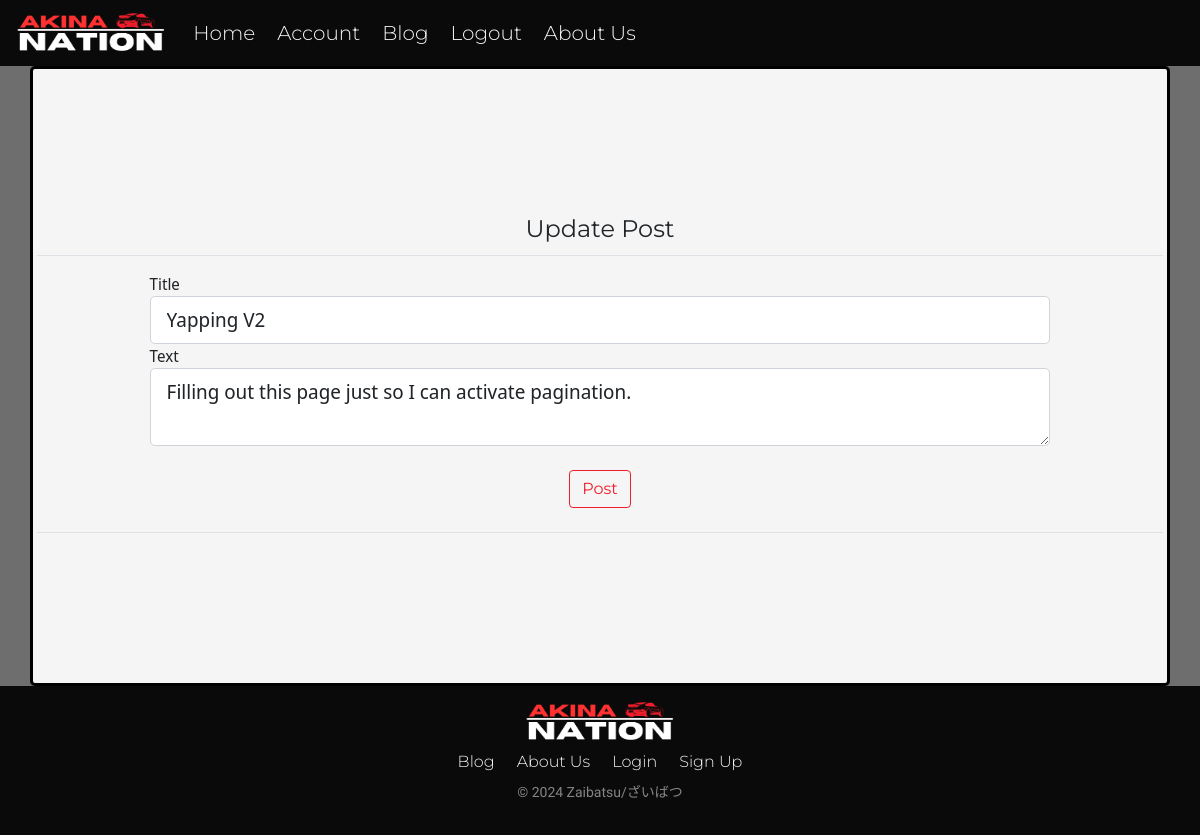
/update-post/5 (signed in), run on an earlier commit of the app's database.
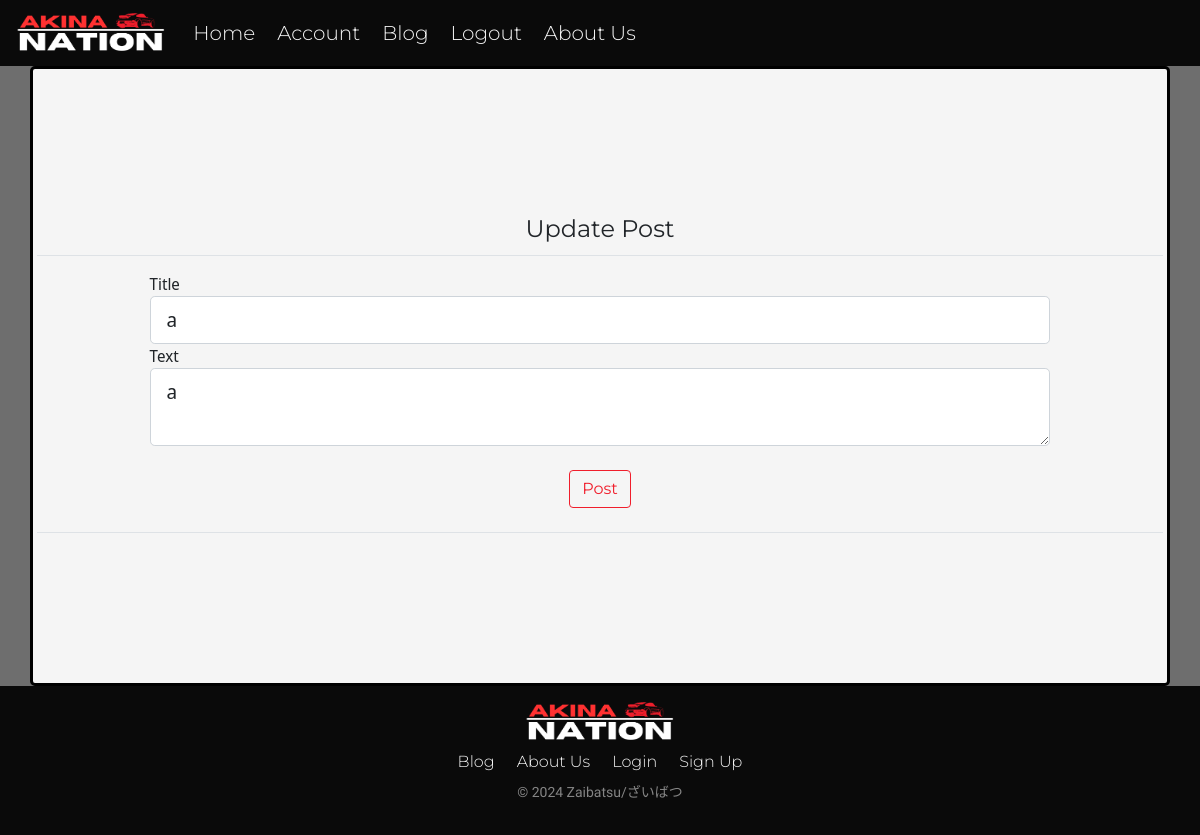
And on a later commit of the database.
### website/models.py (models this page shows)
class Post(db.Model):
    id = db.Column(db.Integer, primary_key=True)
    title = db.Column(db.String(100), nullable=False)
    text = db.Column(db.Text, nullable=False)
    date_created = db.Column(db.DateTime(timezone=True), default=func.now())
    author = db.Column(db.Integer, db.ForeignKey('user.id', ondelete="CASCADE"), nullable=False)
    comments= db.relationship('Comment', backref='post', passive_deletes=True)

### website/views.py (the view)
@views.route("/update-post/<id>", methods=['GET','POST'])
@login_required
def update_post(id):
    post = Post.query.filter_by(id=id).first()
    if post.author != current_user.id:
        abort(403)
    form = PostForm()
    if form.validate_on_submit():
        post.title = form.title.data
        post.text = form.text.data
        db.session.commit()
        flash('Your post has been updated!', category='success')
        page = request.args.get('page', 1, type=int)
        posts = Post.query.order_by(Post.date_created.desc()).paginate(page=page, per_page=4)
        return render_template("blog.html", user=current_user, posts=posts)
    elif request.method == 'GET':
        form.title.data = post.title
        form.text.data = post.text
        image_file = url_for('static', filename='profile_pics/' + current_user.image_file)
    return render_template("update_post.html", form=form, user=current_user, post=post, image_file=image_file)

### website/forms.py
class PostForm(FlaskForm):
    title = StringField('Title', validators=[DataRequired(), Length(max=50)])
    text = TextAreaField('Text', validators=[DataRequired(), Length(max=1500)])
    submit = SubmitField('Post')

### website/__init__.py (called while the page is built)
def create_app():
    app = Flask(__name__, static_folder='static')
    app.config['SECRET_KEY'] = "lNJrn@]@neV]O.h"
    app.config['SQLALCHEMY_DATABASE_URI'] = f'sqlite:///{DB_NAME}'
    db.init_app(app)
    from .views import views
    from .auth import auth
    app.register_blueprint(views, url_prefix="/")
    app.register_blueprint(auth, url_prefix="/")
    from .models import User, Post, Comment
    with app.app_context():
        db.create_all()
    login_manager = LoginManager()
    login_manager.login_view = "auth.login"
    login_manager.init_app(app)
    @login_manager.user_loader
    def load_user(id):
        return User.query.get(int(id))
    return app

### website/templates/update_post.html (shortened to what this page needs)
{% extends "template.html" %}{% block title %}Update Post{% endblock %}
{% block content %}
<div class="content-section">
    <form method="POST" action="">
        <fieldset class="form-group">
            <legend class="border-bottom mb-3 pb-2 legend-title text-center">Update Post</legend>
            <div class="form-input">
                {{ form.title.label(class="form-control-label")}}
                {% if form.title.errors %}
                    {{ form.title(class="form-control form-control-lg is-invalid") }}
                    <div class="invalid-feedback">
                        {% for error in form.title.errors %}
                            <span>{{ error }}</span>
                        {% endfor %}
                    </div>
                {% else %}
                    {{ form.title(class="form-control form-control-lg") }}
            {% endif %}
        	</div>
			<div class="form-input">
                {{ form.text.label(class="form-control-label")}}
                {% if form.text.errors %}
                    {{ form.text(class="form-control form-control-lg is-invalid") }}
                    <div class="invalid-feedback">
                        {% for error in form.text.errors %}
                            <span>{{ error }}</span>
                        {% endfor %}
                    </div>
                {% else %}
                    {{ form.text(class="form-control form-control-lg") }}
            {% endif %}
            </div>
		</fieldset>
		<div class="form-group" align="center">
			{{ form.submit(class="btn btn-outline-info") }}
        </div>
        <div class="border-top pt-2"></div>
	</form>
</div>
{% endblock %}

What changed in the data, as far as the page shows it:
no longer on this page (row edited): Post: title "Yapping V2", text "Filling out this page just so I can activate pagination."
Also different on the page:
form field title: (not shown) → "a"
form field text: (not shown) → "a"
